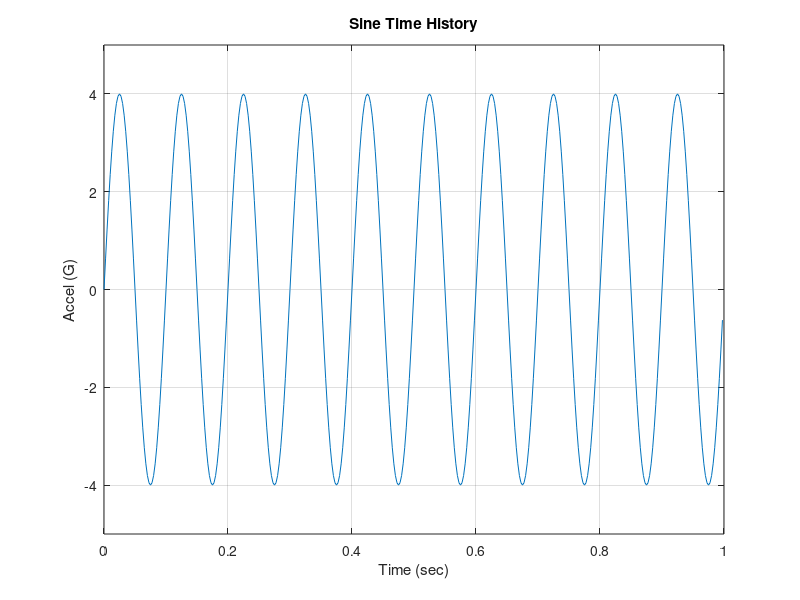

Write the MATLAB code that produced this figure.
%
%  sine function
%
amp=4;
freq=10;
duration=1;
sample_rate=400;
time_step=1/sample_rate;
number_steps=floor(duration/time_step);
%
a=zeros(number_steps,2);
%
for i=1:number_steps
    time=(i-1)*time_step;
    a(i,1)=time;
    a(i,2)=amp*sin(2*pi*freq*time);
end
%
figure(1);
plot(a(:,1),a(:,2));
xlabel('Time (sec)');
ylabel('Accel (G)');
title('Sine Time History');
ylim([-5,5]);
grid on;
%
%  save array as sine in workspace
%
sine=a;    
